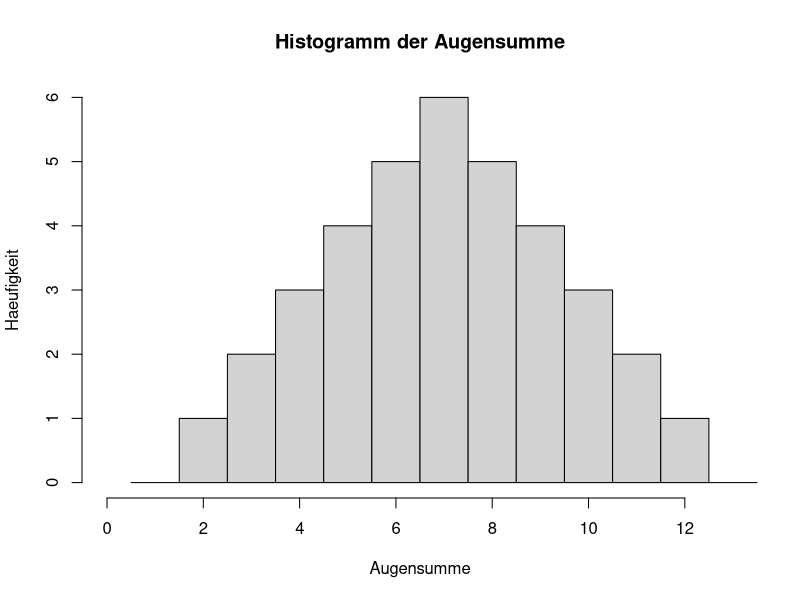

Here is the R script that generated this plot:
# create histogram of sum of two dice throws
Augensumme <- c(2,  3,  4,  5,  6,  7,  3,  4,  5,  6,  7,  8,  4,  5,  6,  7,  8,  9,  5,  6,  7,  8,  9, 10,  6,  7,  8,  9, 10, 11,  7,  8,  9, 10, 11, 12)
hist(Augensumme, breaks=c(0.5, 1.5, 2.5, 3.5, 4.5, 5.5, 6.5, 7.5, 8.5, 9.5, 10.5, 11.5, 12.5, 13.5),include.lowest = TRUE,xlim = c(0, 13), right = FALSE, ylab = "Haeufigkeit", main = "Histogramm der Augensumme")
